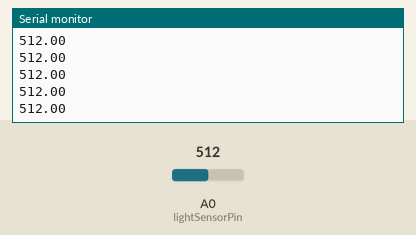
The sketch below on a simulated Arduino Uno, built with avr-gcc and run on an emulated ATmega328P. Parts: the last lines printed to the serial monitor. The test bench sets the inputs (shaded band); at power-on: A0 (lightSensorPin) = 512.

Above: at 1.2 s.
1.3 s: A0 (lightSensorPin) set to 716
At 1.31 s:
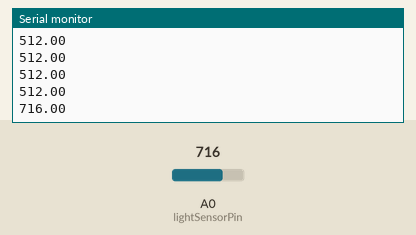
2.8 s: A0 (lightSensorPin) set to 900
At 2.82 s:
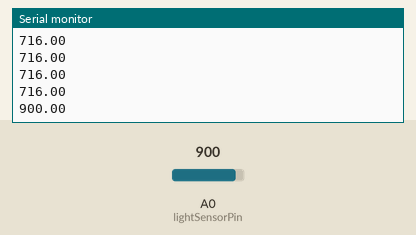
Timing chart, 0 to 5.8 s (numbered marks = the images above; inputs shaded):
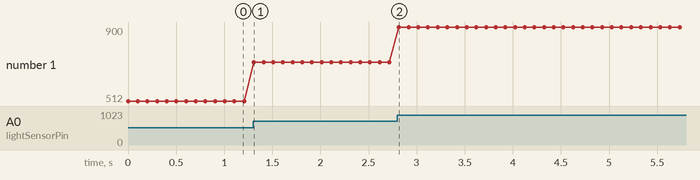

Measured:
- after the input at 1.3 s, the serial monitor: prints a new line at once (image 1)
- after the input at 2.8 s, the serial monitor: prints a new line at once (image 2)
- plotted number 1: 512 → 716 after the input at 1.3 s, 716 → 900 after the input at 2.8 s

The sketch:

sketch_apr15simplified.ino
```cpp
// Here we defind the light sensor pin number on Arduino
// It should be analog in, if you plug that in A0, we define
// int lightSensorPin = 0;

int lightSensorPin = 0;

void setup() {
  // Here we defind the port speed connection
  Serial.begin(38400);
}

void loop() {
  // Here we read data from the light sensor
  float val = analogRead(lightSensorPin);
  // And then just write the value to the port to your PC
  Serial.println(val);
  // We want to keep our reading regular, lte say each 100 milliseconds
  delay(100);
}
```
